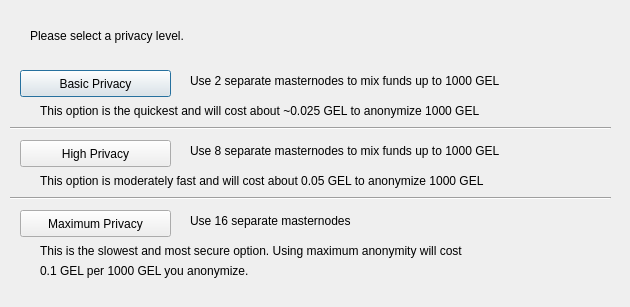
<?xml version="1.0" encoding="UTF-8"?>
<ui version="4.0">
 <class>DarksendConfig</class>
 <widget class="QDialog" name="DarksendConfig">
  <property name="geometry">
   <rect>
    <x>0</x>
    <y>0</y>
    <width>630</width>
    <height>307</height>
   </rect>
  </property>
  <property name="windowTitle">
   <string>Configure PrivateSend</string>
  </property>
  <widget class="QPushButton" name="buttonBasic">
   <property name="geometry">
    <rect>
     <x>20</x>
     <y>70</y>
     <width>151</width>
     <height>27</height>
    </rect>
   </property>
   <property name="text">
    <string>Basic Privacy</string>
   </property>
  </widget>
  <widget class="QPushButton" name="buttonHigh">
   <property name="geometry">
    <rect>
     <x>20</x>
     <y>140</y>
     <width>151</width>
     <height>27</height>
    </rect>
   </property>
   <property name="text">
    <string>High Privacy</string>
   </property>
  </widget>
  <widget class="QPushButton" name="buttonMax">
   <property name="geometry">
    <rect>
     <x>20</x>
     <y>210</y>
     <width>151</width>
     <height>27</height>
    </rect>
   </property>
   <property name="text">
    <string>Maximum Privacy</string>
   </property>
  </widget>
  <widget class="QLabel" name="label">
   <property name="geometry">
    <rect>
     <x>30</x>
     <y>20</y>
     <width>571</width>
     <height>31</height>
    </rect>
   </property>
   <property name="text">
    <string>Please select a privacy level.</string>
   </property>
  </widget>
  <widget class="QLabel" name="label_2">
   <property name="geometry">
    <rect>
     <x>190</x>
     <y>70</y>
     <width>421</width>
     <height>21</height>
    </rect>
   </property>
   <property name="text">
    <string>Use 2 separate masternodes to mix funds up to 1000 GEL</string>
   </property>
  </widget>
  <widget class="QLabel" name="label_3">
   <property name="geometry">
    <rect>
     <x>190</x>
     <y>140</y>
     <width>411</width>
     <height>21</height>
    </rect>
   </property>
   <property name="text">
    <string>Use 8 separate masternodes to mix funds up to 1000 GEL</string>
   </property>
  </widget>
  <widget class="QLabel" name="label_4">
   <property name="geometry">
    <rect>
     <x>190</x>
     <y>210</y>
     <width>421</width>
     <height>21</height>
    </rect>
   </property>
   <property name="text">
    <string>Use 16 separate masternodes</string>
   </property>
  </widget>
  <widget class="QLabel" name="label_6">
   <property name="geometry">
    <rect>
     <x>40</x>
     <y>100</y>
     <width>561</width>
     <height>21</height>
    </rect>
   </property>
   <property name="text">
    <string>This option is the quickest and will cost about ~0.025 GEL to anonymize 1000 GEL</string>
   </property>
  </widget>
  <widget class="QLabel" name="label_7">
   <property name="geometry">
    <rect>
     <x>40</x>
     <y>170</y>
     <width>561</width>
     <height>21</height>
    </rect>
   </property>
   <property name="text">
    <string>This option is moderately fast and will cost about 0.05 GEL to anonymize 1000 GEL</string>
   </property>
  </widget>
  <widget class="QLabel" name="label_8">
   <property name="geometry">
    <rect>
     <x>40</x>
     <y>240</y>
     <width>561</width>
     <height>21</height>
    </rect>
   </property>
   <property name="text">
    <string>This is the slowest and most secure option. Using maximum anonymity will cost</string>
   </property>
  </widget>
  <widget class="QLabel" name="label_9">
   <property name="geometry">
    <rect>
     <x>40</x>
     <y>260</y>
     <width>561</width>
     <height>21</height>
    </rect>
   </property>
   <property name="text">
    <string>0.1 GEL per 1000 GEL you anonymize.</string>
   </property>
  </widget>
  <widget class="Line" name="line">
   <property name="geometry">
    <rect>
     <x>10</x>
     <y>120</y>
     <width>601</width>
     <height>16</height>
    </rect>
   </property>
   <property name="orientation">
    <enum>Qt::Horizontal</enum>
   </property>
  </widget>
  <widget class="Line" name="line_2">
   <property name="geometry">
    <rect>
     <x>10</x>
     <y>190</y>
     <width>601</width>
     <height>16</height>
    </rect>
   </property>
   <property name="orientation">
    <enum>Qt::Horizontal</enum>
   </property>
  </widget>
 </widget>
 <resources/>
 <connections/>
</ui>
